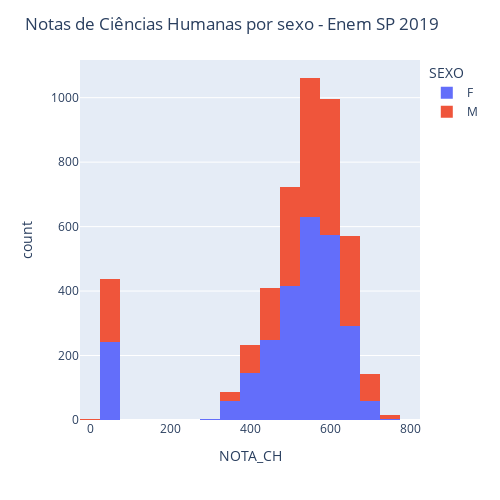

Here is the notebook cell this chart was saved with:
### Code cell
grafico =  px.histogram (enem_sjrp,  x = "NOTA_CH", nbins=20, color='SEXO') 
grafico.update_layout(width=500,height=500,title_text='Notas de Ciências Humanas por sexo - Enem SP 2019') 
grafico.show()

### Figure 1 — Plotly figure (JSON) as saved in the notebook; plotly's stock layout.template omitted (floating-point values rounded to 4 significant figures; data arrays with more than 128 entries replaced by an {"elided": "..."} marker saying what was removed)
{"data": [{"alignmentgroup": "True", "bingroup": "x", "hovertemplate": "SEXO=F<br>NOTA_CH=%{x}<br>count=%{y}<extra></extra>", "legendgroup": "F", "marker": {"color": "#636efa", "pattern": {"shape": ""}}, "name": "F", "nbinsx": 20, "offsetgroup": "F", "orientation": "v", "showlegend": true, "type": "histogram", "x": {"elided": "2675 float values"}, "xaxis": "x", "yaxis": "y"}, {"alignmentgroup": "True", "bingroup": "x", "hovertemplate": "SEXO=M<br>NOTA_CH=%{x}<br>count=%{y}<extra></extra>", "legendgroup": "M", "marker": {"color": "#EF553B", "pattern": {"shape": ""}}, "name": "M", "nbinsx": 20, "offsetgroup": "M", "orientation": "v", "showlegend": true, "type": "histogram", "x": {"elided": "2007 float values"}, "xaxis": "x", "yaxis": "y"}], "layout": {"barmode": "relative", "height": 500, "legend": {"title": {"text": "SEXO"}, "tracegroupgap": 0}, "margin": {"t": 60}, "title": {"text": "Notas de Ciências Humanas por sexo - Enem SP 2019"}, "width": 500, "xaxis": {"anchor": "y", "autorange": true, "domain": [0, 1], "range": [-25, 825], "title": {"text": "NOTA_CH"}, "type": "linear"}, "yaxis": {"anchor": "x", "autorange": true, "domain": [0, 1], "range": [0, 1117.0], "title": {"text": "count"}}}}
